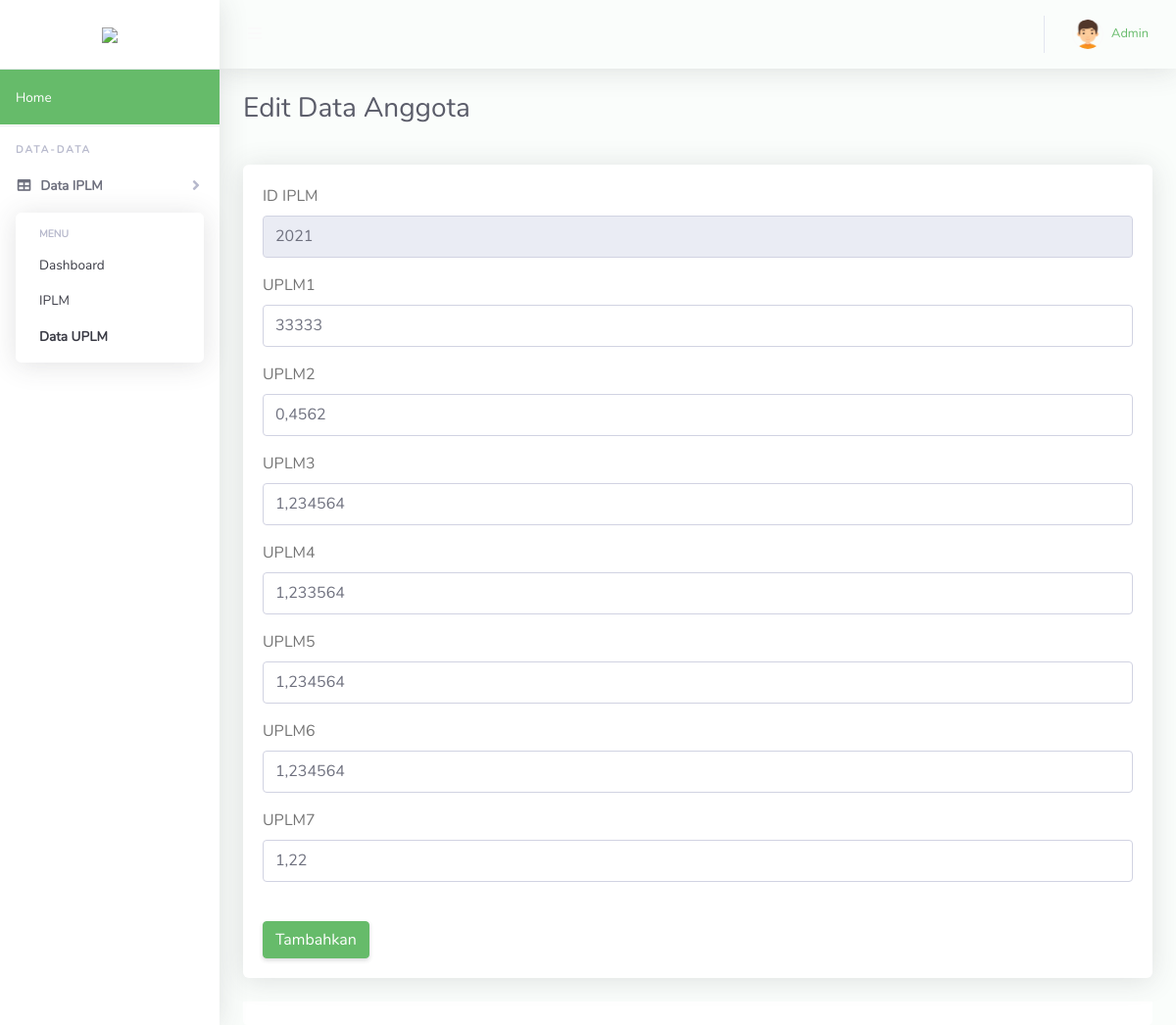
The app's page /form_editanggota.php?id=1 (signed in) with its own data.
### tables this page shows
CREATE TABLE `anggota` (
  `id_anggota` int(11) NOT NULL,
  `id_iplm` varchar(225) NOT NULL,
  `uplm1` varchar(225) NOT NULL,
  `uplm2` varchar(225) NOT NULL,
  `uplm3` varchar(225) NOT NULL,
  `uplm4` varchar(225) NOT NULL,
  `uplm5` varchar(225) NOT NULL,
  `uplm6` varchar(225) NOT NULL,
  `uplm7` varchar(255) NOT NULL
);

### form_editanggota.php (the view, shortened to what this page needs)
<!DOCTYPE html>
<html lang="en">
<head>
  <link href="vendor/fontawesome-free/css/all.min.css" rel="stylesheet" type="text/css">
  <link href="vendor/bootstrap/css/bootstrap.min.css" rel="stylesheet" type="text/css">
  <link href="css/ruang-admin.min.css" rel="stylesheet">
</head>
<body id="page-top">
  <div id="wrapper">
    <ul class="navbar-nav sidebar sidebar-light accordion" id="accordionSidebar">
      <a class="sidebar-brand d-flex align-items-center justify-content-center" href="dashboard.php">
        <div class="sidebar-brand-icon">
          <img src="img/logo.jpg">
        </div>
      </a>
      <li class="nav-item bg-success">
        <a class="nav-link text-white" href="../Dispusip/index-iplm.php">
          <span>Home</span></a>
      </li>
      <hr class="sidebar-divider">
      <div class="sidebar-heading">
        Data-data
      </div>
      <li class="nav-item active">
        <a class="nav-link collapsed" href="#" data-toggle="collapse" data-target="#collapseTable" aria-expanded="true" aria-controls="collapseTable">
          <i class="fas fa-fw fa-table"></i>
          <span>Data IPLM</span>
        </a>
        <div id="collapseTable" class="collapse show" aria-labelledby="headingTable" data-parent="#accordionSidebar">
          <div class="bg-white py-2 collapse-inner rounded">
            <h6 class="collapse-header">Menu</h6>
            <a class="collapse-item" href="dashboard.php">Dashboard</a>
            <a class="collapse-item " href="data_iplm.php">IPLM</a>
            <a class="collapse-item active" href="data_anggota.php">Data UPLM</a>
          </div>
        </div>
      </li>
    </ul>
    <div id="content-wrapper" class="d-flex flex-column">
      <div id="content">
        <nav class="navbar navbar-expand navbar-light bg-navbar topbar mb-4 static-top">
          <button id="sidebarToggleTop" class="btn btn-link rounded-circle mr-3">
            <i class="fa fa-bars"></i>
          </button>
          <ul class="navbar-nav ml-auto">
            <li class="nav-item dropdown no-arrow">
              <a class="nav-link dropdown-toggle" href="#" id="userDropdown" role="button" data-toggle="dropdown" aria-haspopup="true" aria-expanded="false">
                <img class="img-profile rounded-circle" src="img/boy.png" style="max-width: 60px">
                <span class="ml-2 d-none d-lg-inline text-success small">Admin</span>
              </a>
            </li>
          </ul>
        </nav>
        <div class="container-fluid" id="container-wrapper">
          <div class="d-sm-flex align-items-center justify-content-between mb-4">
            <h1 class="h3 mb-0 text-gray-800">Edit Data Anggota</h1>
          </div>
          <div class="row">
            <div class="col-lg-12 mb-4">
              <?php
              include 'koneksi.php';
              $id = $_GET['id'];
              $sql = "SELECT * FROM anggota where id_anggota=$id";
              $hasil = mysqli_query($koneksi, $sql);
              ?>
              <?php
              while ($data = mysqli_fetch_array($hasil)) {
              ?>
                <div class="card mt-3">
                  <div class="card-body">
                    <form method="post" action="update_anggota.php">
                      <div class="form-group">
                        <label>ID IPLM</label>
                        <input type="text" name="id_iplm" class="form-control" disabled value="<?php echo $data['id_iplm'] ?>">
                      </div>
                      <div class="form-group">
                        <label>UPLM1 </label>
                        <input type="text" name="uplm1" class="form-control" placeholder="Input jumalah uplm 1" value="<?php echo $data['uplm1'] ?>" required>
                      </div>
                      <div class="form-group">
                        <label>UPLM2 </label>
                        <input type="text" name="uplm2" class="form-control" placeholder="Input jumalah uplm 2" value="<?php echo $data['uplm2'] ?>" required>
                      </div>
                      <div class="form-group">
                        <label>UPLM3 </label>
                        <input type="text" name="uplm3" class="form-control" placeholder="Input jumalah uplm 3" value="<?php echo $data['uplm3'] ?>" required>
                      </div>
                      <div class="form-group">
                        <label>UPLM4 </label>
                        <input type="text" name="uplm4" class="form-control" placeholder="Input jumalah uplm 4" value="<?php echo $data['uplm4'] ?>" required>
                      </div>
                      <div class="form-group">
                        <label>UPLM5 </label>
                        <input type="text" name="uplm5" class="form-control" placeholder="Input jumalah uplm 5" value="<?php echo $data['uplm5'] ?>" required>
                      </div>
                      <div class="form-group">
                        <label>UPLM6 </label>
                        <input type="text" name="uplm6" class="form-control" placeholder="Input jumalah uplm 6" value="<?php echo $data['uplm6'] ?>" required>
                      </div>
                      <div class="form-group">
                        <label>UPLM7</label>
                        <input type="text" name="uplm7" class="form-control" placeholder="Input jumalah uplm 7" value="<?php echo $data['uplm7'] ?>" required>
                      </div>
                      <br>
                      <button type="submit" class="btn btn-success" name="kirim">Tambahkan</button>
                    </form>
                  </div>
                </div>
            </div>
          <?php } ?>
          </div>
          <div class="card-footer"></div>
        </div>
      </div>
    </div>
  </div>
</body>
</html>

### records on screen
anggota: id_iplm "2021", uplm1 "33333", uplm2 "0,4562", uplm3 "1,234564", uplm4 "1,233564", uplm5 "1,234564", uplm6 "1,234564", uplm7 "1,22"
